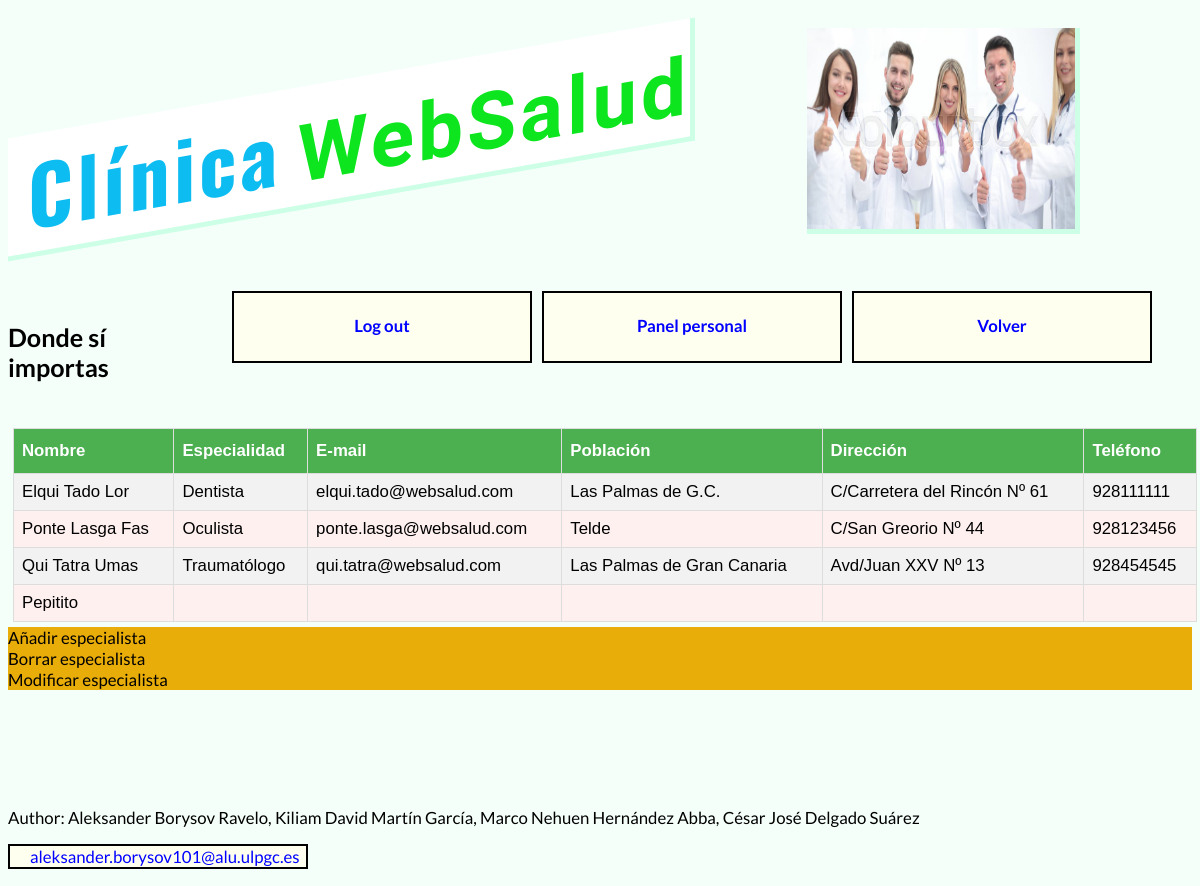
Page /panelUsuario/gestionEspecialistas.php (signed in) on the committed database.
### tables this page shows
CREATE TABLE usuarios (
    id INTEGER PRIMARY KEY,
    cuenta NVARCHAR(20) NOT NULL,
    clave NVARCHAR(32) NOT NULL,
    nombre NVARCHAR(200) DEFAULT '',
    tipo INTEGER DEFAULT 2,
    email NVARCHAR(200) DEFAULT '',
    poblacion NVARCHAR(200) DEFAULT '',
    direccion NVARCHAR(200) DEFAULT '',
    telefono NVARCHAR(200) DEFAULT ''
);

CREATE TABLE especialistas (
    id INTEGER PRIMARY KEY,
    idespecialista INTEGER NOT NULL,
    especialidad NVARCHAR(32) NOT NULL,
    FOREIGN KEY (idespecialista) REFERENCES usuarios (id)
            ON DELETE CASCADE
);

### business.class.php (called while the page is built, shortened)
<?php
include_once 'data_access.class.php';
class User
{
    public static function getLoggedUser()
    {
        return $_SESSION['user'];
    }
}

### data_access.class.php (the view, shortened to what this page needs)
<?php
class DB
{
    private static $connection = null;
    public static function get()
    {
        if (self::$connection === null) {
            self::$connection = new PDO('sqlite:' . __DIR__ . '/datos.db');
            self::$connection->exec('PRAGMA foreign_keys = ON;');
            self::$connection->exec('PRAGMA encoding="UTF-8";');
            self::$connection->setAttribute(PDO::ATTR_ERRMODE, PDO::ERRMODE_EXCEPTION);
        }
        return self::$connection;
    }
    public static function execute_sql($sql, $parms = null)
    {
        try {
            $db = self::get();
            $ints = $db->prepare($sql);
            if ($ints->execute($parms)) {
                return $ints;
            }
        } catch (PDOException $e) {
            echo '<h3>Error al entrar a la DB: ' . $e->getMessage() . '</h3>';
        }
        return false;
    }
    public static function especialistaFromDataToTable($data, $data2)
    {
        echo "<table id='especialidades'>
            <tr>
                <th>Nombre</th>
                <th>Especialidad</th>
                <th>E-mail</th>
                <th>Población</th>
                <th>Dirección</th>
                <th>Teléfono</th>
            </tr>";
        $i = 0;
        foreach ($data as $row) {
            echo '<tr>
                    <td>' . $row["nombre"] . '</td>
                    <td>' . $data2[$i][0] . '</td>
                    <td>' . $row["email"] . '</td>
                    <td>' . $row["poblacion"] . '</td>
                    <td>' . $row["direccion"] . '</td>
                    <td>' . $row["telefono"] . '</td>
                  </tr>';
            $i = ++$i;
        }
        echo "</table></div>";
    }
}

### presentation.class.php (shortened to what this page needs)
<?php
include_once 'business.class.php';
class View
{
    public static function  start($title, $dir)
    {
        $html = "<!DOCTYPE html>
                <html lang = es>
                    <head>
                        <meta charset=\"utf-8\">
                        <meta name='viewport' content='width=device-width'>
                        <link rel=\"stylesheet\" type=\"text/css\" href=${dir}estilos.css>
                        <link rel=\"preconnect\" href=\"https://fonts.gstatic.com\">
                        <link name=Oswald href='https://fonts.googleapis.com/css?family=Oswald' rel='stylesheet' type='text/css'>
                        <link href='https://fonts.googleapis.com/css2?family=Indie+Flower&amp;display=swap' rel='stylesheet' type='text/css'>
                        <link href=\"https://fonts.googleapis.com/css2?family=Lato&amp;display=swap\" rel=\"stylesheet\">
                        <link rel=\"stylesheet\" href=\"${dir}estiloImpresora.css\" type='text/css' media=\"print\">
                        <title>$title</title>
                    </head>
                    <body>";
        echo $html;
    }
    public static function end()
    {
        echo
        '</body>
                </html>';
    }
}
?>
<?php
class footer{
    public static function print(){
        echo "<div class='footer'>
            <footer class=\"footer\">
                <p>Author: Aleksander Borysov Ravelo, Kiliam David Martín García, Marco Nehuen Hernández Abba, César José Delgado Suárez
                </p>
                <p><a href=\"mailto:aleksander.borysov101@alu.ulpgc.es\">aleksander.borysov101@alu.ulpgc.es</a></p>
            </footer></div>";
    }
}
?>
<?php
class header
{
    public static function print($dir)
    {
        $titulo = "<div class=\"header\">
                <div class=\"titulo\">
                    <h1>Clínica <span class=\"titlecolor\">WebSalud</span></h1>
                    <img src=\"../img/equipo.jpg\" alt=\"Nuestro equipo\" id=\"equipo\">
                </div>";
        echo $titulo;
        $medio = "<div class=\"medio\">
                    <div class=\"medioSub1\">
                        <h2>Donde sí importas</h2>
                    </div>
                    <div class=\"medioSub2\">
                        ";
        echo $medio;
        if (isset($_SESSION['user'])) {
            echo "<a href='{$dir}login/logout.php' class='login'> <h4>Log out</h4></a>";
        } else {
            echo "<a href='{$dir}login/login.php' class='login'> <h4>Login</h4></a>";
        }
        if (isset($_SESSION['user'])) {
            echo "<a href='{$dir}panelUsuario/panelUsuario.php' class='panelUsuario'> <h4>Panel personal</h4></a>";
            echo "<a href=\"{$dir}index.php\" class=\"volver\"> <h4>Volver</h4> </a></div></div></div>";
        } else {
            echo "<a href=\"{$dir}index.php\" class=\"volver\"> <h4>Volver</h4> </a></div></div></div>";
        }
    }
}

### panelUsuario/gestionEspecialistas.php (shortened to what this page needs)
<?php
include_once '../presentation.class.php';
View::start("Clínica WebSalud", '../');
View::end();
header::print("../");
include_once '../business.class.php';
if (user::getLoggedUser()['tipo'] != 1) {
    echo 'No eres administrador';
} else {
    include_once '../data_access.class.php';
    $data = DB::execute_sql("SELECT nombre, email, poblacion, direccion, telefono FROM usuarios WHERE tipo = 2");
    $data->setFetchMode(PDO::FETCH_NAMED);
    $data2 = DB::execute_sql("SELECT especialidad FROM especialistas");
    $data2->setFetchMode(PDO::FETCH_NUM);
    $data2 = $data2->fetchAll();
    echo "<div class=main>";
    DB::especialistaFromDataToTable($data, $data2);
    echo "<label class='collapse' for='_1'>Añadir especialista</label>
              <input id='_1' type='checkbox'>";
    echo "<label class='collapse' for='_2'>Borrar especialista</label>
              <input id='_2' type='checkbox'>";
    echo "<label class='collapse' for='_3'>Modificar especialista</label>
              <input id='_3' type='checkbox'>";
}
footer::print('../');

### estilos.css (style rules this page uses)
.login { left: auto; }
.medio { display: grid; grid-template-areas: ". ."; grid-template-columns: 1fr 1fr; grid-template-rows: 1fr; gap: 0px auto; padding-bottom: 20px; }
.medioSub2 { display: grid; gap: 0px 10px; padding: 40px; grid-auto-flow: column; justify-content: center; height: auto; }
body { display: grid; grid-template-rows: auto 1fr auto; background: #F5FFFA; display: block; font-family: Lato; font-size: 105%; }
.footer { padding-top: 50px; }
h1 { text-align: center; font-family: 'Oswald', Helvetica, sans-serif; font-size: 80px; transform: skewY(-10deg); letter-spacing: 4px; word-spacing: -8px; color: #0DBDF1; border-left: 10px; border-bottom: 5px solid #ccffe6; border-right: 5px solid #ccffe6; margin-bottom: 20px; padding-left: 20px; background: white; height: fit-content; width: fit-content; margin-top: 50px; margin-bottom: 50px; }
h1 .titlecolor { color: #0DE51E; font-family: 'Indie Flower', cursive; }
h2 { padding-top: 50px; }
#equipo { height: 90%; width: 90%; border-bottom: 5px solid #ccffe6; border-right: 5px solid #ccffe6; }
.titulo { padding-top: 20px; display: grid; grid-template-columns: auto auto auto; grid-template-rows: auto; column-gap: 100px; grid-template-areas: ". ."; }
#especialidades { background: #fff0f0; flex: 1 1 150px; margin: 5px; }
a:link, a:visited { background-color: #FFFFF0; color: blue; border: 2px solid black; padding: 0px 20px; text-decoration:none; text-align: center; display: inline-block; width: 256px; }
a:link, a:visited, a:hover { cursor: pointer; }
img { display: block; margin-left: auto; margin-right: auto; }
#especialidades { font-family: Arial, Helvetica, sans-serif; border-collapse: collapse; width: 100%; }
#especialidades td, #especialidades th { border: 1px solid #ddd; padding: 8px; }
#especialidades tr:nth-child(even) { background-color: #f2f2f2; }
#especialidades th { padding-top: 12px; padding-bottom: 12px; text-align: left; background-color: #4CAF50; color: white; }
.collapse { cursor: pointer; display: block; background: #e9ad0a; }

### estiloImpresora.css (style rules this page uses)
.login { left: auto; }
.medio { display: grid; grid-template-areas: ". ."; grid-template-columns: 1fr 1fr; grid-template-rows: 1fr; gap: 0px auto; padding-bottom: 20px; }
.medioSub2 { display: grid; gap: 0px 10px; padding: 40px; grid-auto-flow: column; justify-content: center; height: auto; }
body { display: grid; grid-template-rows: auto 1fr auto; display: block; font-family: Lato; font-size: 105%; }
.footer { padding-top: 50px; display: grid; place-items: center; }
h1 { text-align: center; font-family: 'Oswald', Helvetica, sans-serif; font-size: 80px; transform: skewY(-10deg); letter-spacing: 4px; word-spacing: -8px; border-left: 10px; margin-bottom: 20px; padding-left: 20px; height: fit-content; width: fit-content; margin-top: 50px; margin-bottom: 50px; }
h1 .titlecolor { font-family: 'Indie Flower', cursive; }
h2 { padding-top: 50px; }
#equipo { height: 90%; width: 90%; }
.titulo { padding-top: 20px; display: grid; grid-template-columns: auto auto auto; grid-template-rows: auto; column-gap: 100px; grid-template-areas: ". ."; }
#especialidades { flex: 1 1 150px; margin: 5px; }
a:link, a:visited { padding: 0px 20px; text-align: center; display: inline-block; width: 256px; }
img { display: block; margin-left: auto; margin-right: auto; }
#especialidades { font-family: Arial, Helvetica, sans-serif; border-collapse: collapse; width: 100%; }
#especialidades td, #especialidades th { padding: 8px; }
#especialidades th { padding-top: 12px; padding-bottom: 12px; text-align: left; }
.collapse { cursor: pointer; display: block; }

### rows in the picture
usuarios: nombre "Elqui Tado Lor", email "elqui.tado@websalud.com", poblacion "Las Palmas de G.C.", direccion "C/Carretera del Rincón Nº 61", telefono "928111111"
especialistas: especialidad "Dentista"
usuarios: nombre "Ponte Lasga Fas", email "ponte.lasga@websalud.com", poblacion "Telde", direccion "C/San Greorio Nº 44", telefono "928123456"
especialistas: especialidad "Oculista"
usuarios: nombre "Qui Tatra Umas", email "qui.tatra@websalud.com", poblacion "Las Palmas de Gran Canaria", direccion "Avd/Juan XXV Nº 13", telefono "928454545"
especialistas: especialidad "Traumatólogo"
usuarios: nombre "Pepitito"
